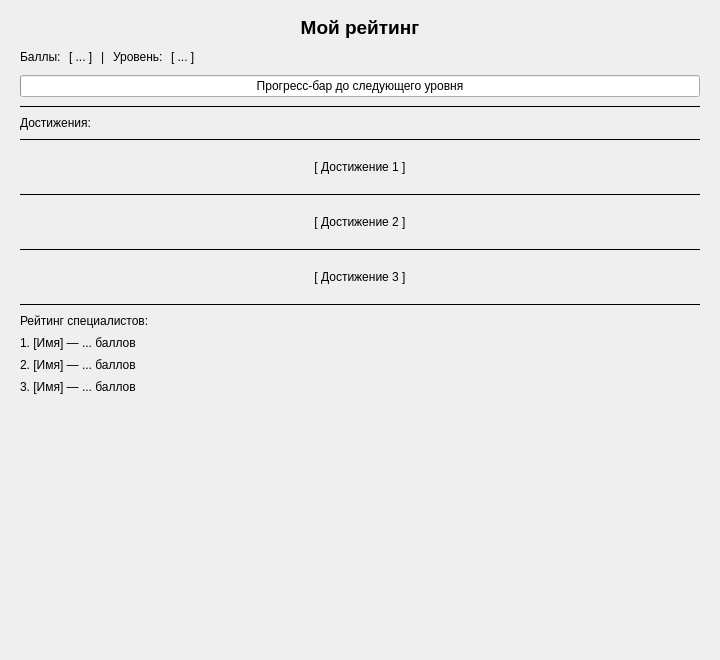
<?xml version="1.0" encoding="UTF-8"?>
<ui version="4.0">
 <class>RatingScreen</class>
 <widget class="QWidget" name="RatingScreen">
  <property name="geometry">
   <rect>
    <x>0</x>
    <y>0</y>
    <width>720</width>
    <height>660</height>
   </rect>
  </property>
  <property name="minimumSize">
   <size>
    <width>720</width>
    <height>660</height>
   </size>
  </property>
  <property name="windowTitle">
   <string>9. Экран рейтинга и достижений (перспективный)</string>
  </property>
  <layout class="QVBoxLayout" name="mainLayout">
   <property name="leftMargin">
    <number>20</number>
   </property>
   <property name="topMargin">
    <number>16</number>
   </property>
   <property name="rightMargin">
    <number>20</number>
   </property>
   <property name="bottomMargin">
    <number>16</number>
   </property>
   <property name="spacing">
    <number>8</number>
   </property>
   <item>
    <widget class="QLabel" name="myRatingTitleLabel">
     <property name="font">
      <font>
       <pointsize>14</pointsize>
       <bold>true</bold>
      </font>
     </property>
     <property name="text">
      <string>Мой рейтинг</string>
     </property>
     <property name="alignment">
      <set>Qt::AlignCenter</set>
     </property>
    </widget>
   </item>
   <item>
    <layout class="QHBoxLayout" name="pointsLayout">
     <property name="spacing">
      <number>8</number>
     </property>
     <item>
      <widget class="QLabel" name="pointsLabel">
       <property name="text">
        <string>Баллы:</string>
       </property>
      </widget>
     </item>
     <item>
      <widget class="QLabel" name="pointsValueLabel">
       <property name="text">
        <string>[ ... ]</string>
       </property>
      </widget>
     </item>
     <item>
      <widget class="QLabel" name="pointsSeparator">
       <property name="text">
        <string>|</string>
       </property>
      </widget>
     </item>
     <item>
      <widget class="QLabel" name="levelLabel">
       <property name="text">
        <string>Уровень:</string>
       </property>
      </widget>
     </item>
     <item>
      <widget class="QLabel" name="levelValueLabel">
       <property name="text">
        <string>[ ... ]</string>
       </property>
      </widget>
     </item>
     <item>
      <spacer name="pointsSpacer">
       <property name="orientation">
        <enum>Qt::Horizontal</enum>
       </property>
       <property name="sizeHint" stdset="0">
        <size>
         <width>40</width>
         <height>20</height>
        </size>
       </property>
      </spacer>
     </item>
    </layout>
   </item>
   <item>
    <widget class="QProgressBar" name="levelProgressBar">
     <property name="value">
      <number>0</number>
     </property>
     <property name="textVisible">
      <bool>true</bool>
     </property>
     <property name="format">
      <string>Прогресс-бар до следующего уровня</string>
     </property>
    </widget>
   </item>
   <item>
    <widget class="QFrame" name="sectionSeparator1">
     <property name="frameShape">
      <enum>QFrame::HLine</enum>
     </property>
     <property name="frameShadow">
      <enum>QFrame::Plain</enum>
     </property>
    </widget>
   </item>
   <item>
    <widget class="QLabel" name="achievementsTitleLabel">
     <property name="text">
      <string>Достижения:</string>
     </property>
    </widget>
   </item>
   <item>
    <widget class="QFrame" name="achievementsSeparator1">
     <property name="frameShape">
      <enum>QFrame::HLine</enum>
     </property>
     <property name="frameShadow">
      <enum>QFrame::Plain</enum>
     </property>
    </widget>
   </item>
   <item>
    <widget class="QLabel" name="achievement1Label">
     <property name="minimumSize">
      <size>
       <width>0</width>
       <height>36</height>
      </size>
     </property>
     <property name="text">
      <string>[ Достижение 1 ]</string>
     </property>
     <property name="alignment">
      <set>Qt::AlignCenter</set>
     </property>
    </widget>
   </item>
   <item>
    <widget class="QFrame" name="achievementsSeparator2">
     <property name="frameShape">
      <enum>QFrame::HLine</enum>
     </property>
     <property name="frameShadow">
      <enum>QFrame::Plain</enum>
     </property>
    </widget>
   </item>
   <item>
    <widget class="QLabel" name="achievement2Label">
     <property name="minimumSize">
      <size>
       <width>0</width>
       <height>36</height>
      </size>
     </property>
     <property name="text">
      <string>[ Достижение 2 ]</string>
     </property>
     <property name="alignment">
      <set>Qt::AlignCenter</set>
     </property>
    </widget>
   </item>
   <item>
    <widget class="QFrame" name="achievementsSeparator3">
     <property name="frameShape">
      <enum>QFrame::HLine</enum>
     </property>
     <property name="frameShadow">
      <enum>QFrame::Plain</enum>
     </property>
    </widget>
   </item>
   <item>
    <widget class="QLabel" name="achievement3Label">
     <property name="minimumSize">
      <size>
       <width>0</width>
       <height>36</height>
      </size>
     </property>
     <property name="text">
      <string>[ Достижение 3 ]</string>
     </property>
     <property name="alignment">
      <set>Qt::AlignCenter</set>
     </property>
    </widget>
   </item>
   <item>
    <widget class="QFrame" name="sectionSeparator2">
     <property name="frameShape">
      <enum>QFrame::HLine</enum>
     </property>
     <property name="frameShadow">
      <enum>QFrame::Plain</enum>
     </property>
    </widget>
   </item>
   <item>
    <widget class="QLabel" name="specialistsTitleLabel">
     <property name="text">
      <string>Рейтинг специалистов:</string>
     </property>
    </widget>
   </item>
   <item>
    <widget class="QLabel" name="specialist1Label">
     <property name="text">
      <string>1. [Имя] — ... баллов</string>
     </property>
    </widget>
   </item>
   <item>
    <widget class="QLabel" name="specialist2Label">
     <property name="text">
      <string>2. [Имя] — ... баллов</string>
     </property>
    </widget>
   </item>
   <item>
    <widget class="QLabel" name="specialist3Label">
     <property name="text">
      <string>3. [Имя] — ... баллов</string>
     </property>
    </widget>
   </item>
   <item>
    <spacer name="bottomSpacer">
     <property name="orientation">
      <enum>Qt::Vertical</enum>
     </property>
     <property name="sizeHint" stdset="0">
      <size>
       <width>20</width>
       <height>40</height>
      </size>
     </property>
    </spacer>
   </item>
  </layout>
 </widget>
 <resources/>
 <connections/>
</ui>
